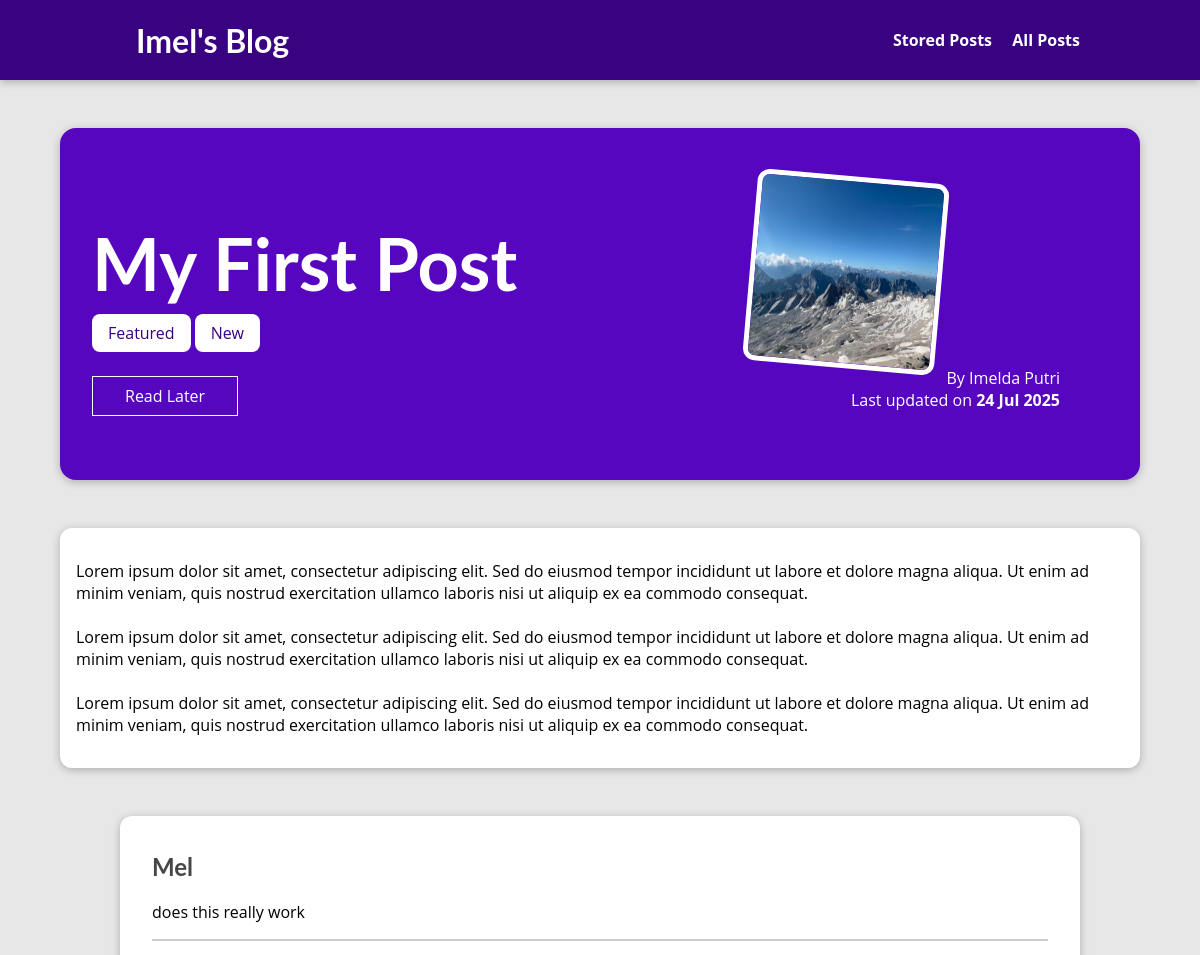
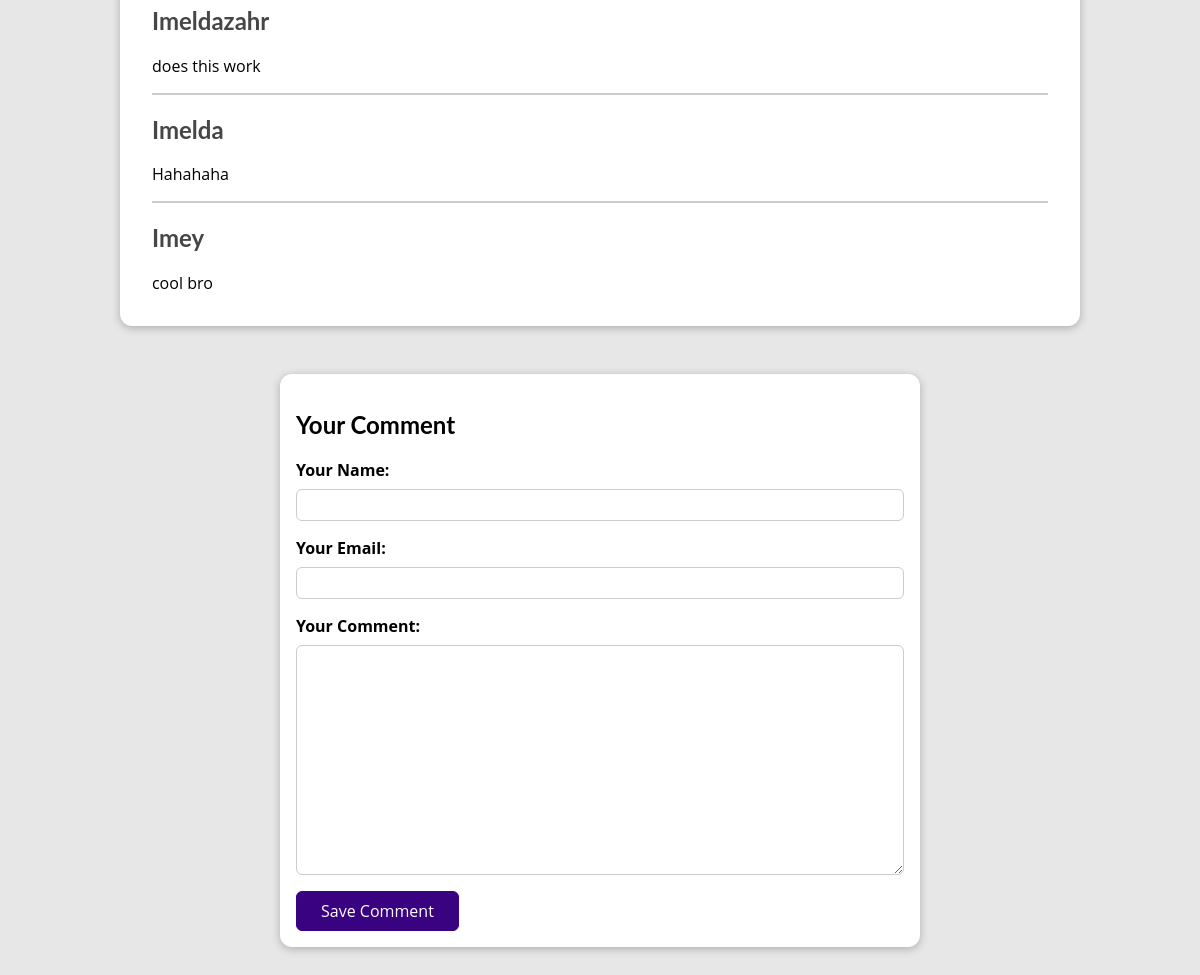
The page /posts/my-first-post on the database its author committed (2 pictures, top to bottom).
### blog/models.py (models this page shows, shortened)
class Post(models.Model):
    title = models.CharField(max_length=150)
    excerpt = models.CharField(max_length=200)
    image = models.ImageField(upload_to="posts", null=True)
    date = models.DateField(auto_now=True)  # Automatically set the date when the post is created or updated
    slug = models.SlugField(unique=True, db_index=True)  # Unique identifier for the post, used in URLs
    content = models.TextField(validators=[MinLengthValidator(10)])  # Content of the post with a minimum length of 10 characters
    tags = models.ManyToManyField(Tag)  # Many-to-many relationship with Tag
    author = models.ForeignKey(
        Author, on_delete=models.SET_NULL, null=True, related_name='posts')

class Tag(models.Model):
    caption = models.CharField(max_length=20)

class Author(models.Model):
    first_name = models.CharField(max_length=100)
    last_name = models.CharField(max_length=100)
    email_address = models.EmailField()
    def full_name(self):
        return f"{self.first_name} {self.last_name}"
    def __str__(self):
        return self.full_name()

class Comment(models.Model):
    user_name = models.CharField(max_length=120) # Your Name
    user_email = models.EmailField() # Your Email
    text = models.TextField(max_length=400)
    post = models.ForeignKey(
        Post, on_delete=models.CASCADE, related_name='comments'  # If a post is deleted, its comments are also deleted
    )

### blog/views.py (the view, shortened to what this page needs)
# urls.py: path("posts/<slug:slug>", views.SinglePostView.as_view(), name="post-detail-page"), # /posts/my-first-post (search engine friendly identifier)
class SinglePostView(View):
    def is_stored_post(self, request, post_id):
        stored_posts = request.session.get("stored_posts")
        if stored_posts is not None:
            is_save_for_later = post_id in stored_posts
        else:
            is_save_for_later = False
        return is_save_for_later
    def get(self, request, slug):
        post = Post.objects.get(slug=slug)
        context = {
            "post": post,
            "post_tags": post.tags.all(),
            "comment_form": CommentForm(),
            "comments": post.comments.all().order_by("-id"),  # Fetch all comments associated with the post
            "saved_for_later": self.is_stored_post(request, post.id)
        }
        return render(request, "blog/post-detail.html", context)

### blog/forms.py
class CommentForm(forms.ModelForm):
    class Meta:
        model = Comment
        exclude = ["post"]
        labels = {
            "user_name": "Your Name",
            "user_email": "Your Email",
            "text": "Your Comment"
        }

### blog/templates/blog/post-detail.html (shortened to what this page needs)
{% extends "base.html" %}
{% load static %}
{% block css_files %}
    <link rel="stylesheet" href="{% static "blog/post-detail.css" %}" />
{% endblock %}
{% block content %}
    <section id="summary">
        <h2>{{ post.title }}</h2>
        <div>
            {% for tag in post_tags %}
                <span class="tag">{{ tag.caption }}</span>
            {% endfor %}
        </div>
        <div id="read-later">
            <form action="{% url "read-later" %}" method="POST">
                <button>
                    {% if saved_for_later %}
                        Remove from "Read Later" List
                    {% else %}
                        Read Later
                    {% endif %}
                </button>
            </form>
        </div>
        <article>
            <img src="{{ post.image.url }}" alt="{{ post.title }}" />
            <adress>By <a href="mailto:{{ post.author.email_address }}">{{ post.author }}</a></adress>
            <div>
                Last updated on <time>{{ post.date|date:"d M Y" }}</time>
            </div>
        </article>
    </section>
    <main>
        {{ post.content|linebreaks }}
    </main>
    <section id="comments">
        <ul>
            {% for comment in comments %}
                <li>
                    <h2>{{ comment.user_name }}</h2>
                    <p>{{ comment.text|linebreaks }}</p>
                </li>
            {% endfor %}
        </ul>
    </section>
    <section id="comment-form">
        <h2>Your Comment</h2>
        <form action="{% url "post-detail-page" post.slug %}" method="POST">
            {% for form_field in comment_form %}
            <div class="form-control {% if form_field.errors %}invalid{% endif %}">
                {{ form_field.label_tag }}
                {{ form_field }}
            </div>
            {% endfor %}
            <button>Save Comment</button>
        </form>
    </section>
{% endblock %}

### static/app.css (style rules this page uses)
* { box-sizing: border-box; }
html { font-family: 'Open Sans', 'Lato', sans-serif; }
body { margin: 0; }
h1, h2, h3 { font-family: 'Lato', sans-serif; font-weight: bold; }

### blog/static/blog/post-detail.css (style rules this page uses)
body { background-color: #e7e7e7; }
#summary { margin: 8rem auto 3rem auto; padding: 2rem; width: 90%; max-width: 90rem; border-radius: 16px; background-color: #5706c0; position: relative; box-shadow: 0 2px 8px rgba(0, 0, 0, 0.25); height: 22rem; }
#summary h2 { color: white; font-size: 4.5rem; margin-bottom: 1rem; }
#summary article { position: absolute; top: 2rem; right: 3rem; padding: 1rem 2rem; border-radius: 12px; text-align: right; color: white; }
#summary article img { width: 12rem; height: 12rem; border-radius: 12px; transform: rotateZ(5deg); border: 5px solid white; margin-bottom: 1rem; }
#summary a { color: white; text-decoration: none; }
#summary time { font-weight: bold; }
#read-later { margin: 2rem 0; }
#read-later button { background-color: transparent; border: 1px solid white; padding: 0.5rem 2rem; font: inherit; color: white; cursor: pointer; }
main { width: 90%; max-width: 90rem; margin: 3rem auto; background-color: white; padding: 1rem; border-radius: 12px; box-shadow: 0 2px 8px rgba(0, 0, 0, 0.25); }
.tag { background-color: white; color:#390281; padding: 0.5rem 1rem; border-radius: 8px; }
#comment-form { margin: 3rem auto; width: 90%; max-width: 40rem; border-radius: 12px; background-color: white; box-shadow: 0 2px 8px rgba(0, 0, 0, 0.25); padding: 1rem; }
#comment-form button { font: inherit; background-color: #390281; color: white; border: 1px solid #390281; padding: 0.5rem 1.5rem; border-radius: 6px; cursor: pointer; }
.form-control { margin-bottom: 1rem; }
.form-control label { font-weight: bold; margin-bottom: 0.5rem; display: block; }
.form-control input, .form-control textarea { display: block; width: 100%; font: inherit; padding: 0.25rem; border-radius: 6px; border: 1px solid #ccc; }
#comments { margin: 3rem auto; width: 90%; max-width: 60rem; border-radius: 12px; background-color: white; box-shadow: 0 2px 8px rgba(0, 0, 0, 0.25); padding: 1rem 2rem; }
#comments ul { list-style: none; margin: 0; padding: 0; }
#comments li { margin-bottom: 1rem; border-bottom: 2px solid #ccc; }
#comments li:last-child { border-bottom: none; }
#comments h2 { color: #464646; }

### rows shown on the page
Post: title "My First Post", image (picture), author "Imelda Putri", date "24 Jul 2025", content "Lorem ipsum dolor sit amet, consectetur adipiscing elit. Sed do eiusmod tempor incididunt ut labore et dolore magna aliqua. Ut enim ad minim veniam, quis nostrud exercitation ullamco laboris nisi ut aliquip ex ea commodo consequat. Lorem ipsum dolor sit amet, consectetur adipiscing elit. Sed do eiusmod tempor incididunt ut labore et dolore magna aliqua. Ut enim ad minim veniam, quis nostrud exercitation ullamco laboris nisi ut aliquip ex ea commodo consequat. Lorem ipsum dolor sit amet, consectetur adipiscing elit. Sed do eiusmod tempor incididunt ut labore et dolore magna aliqua. Ut enim ad minim veniam, quis nostrud exercitation ullamco laboris nisi ut aliquip ex ea commodo consequat."
Tag: caption "Featured"
Tag: caption "New"
Comment: user_name "Mel", text "does this really work"
Comment: user_name "Imeldazahr", text "does this work"
Comment: user_name "Imelda", text "Hahahaha"
Comment: user_name "Imey", text "cool bro"
